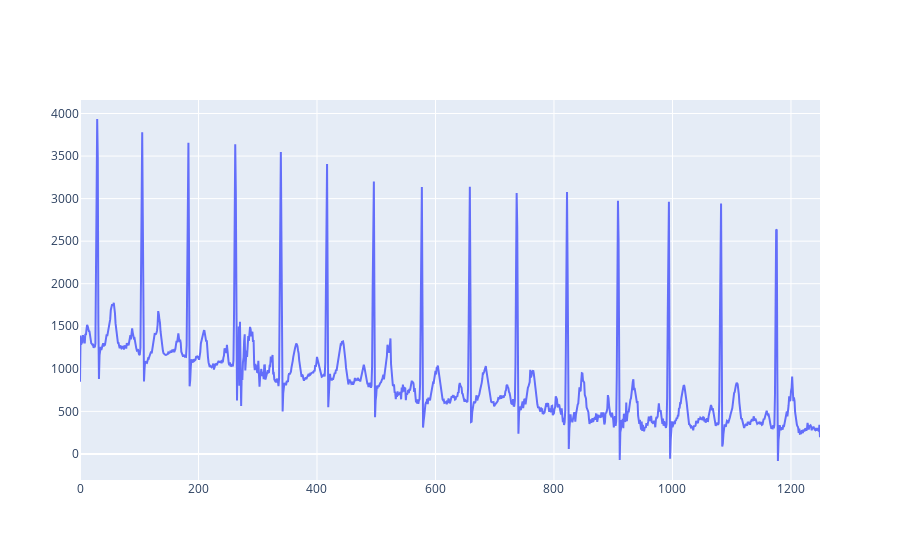

Notebook source saved alongside this figure:
### Code cell
i = 5000
print(str(data[i]['label']))
fig = go.Figure()
fig.add_trace(go.Scatter(x=list(range(len(data[i]['window']))), y=data[i]['window'], mode='lines', name='Sine Wave'))

### Figure 1 — Plotly figure (JSON) as saved in the notebook; plotly's stock layout.template omitted (floating-point values rounded to 4 significant figures; data arrays with more than 128 entries replaced by an {"elided": "..."} marker saying what was removed)
{"data": [{"mode": "lines", "name": "Sine Wave", "type": "scatter", "x": {"elided": "1250 int values"}, "y": {"elided": "1250 float values"}}], "layout": {}}
